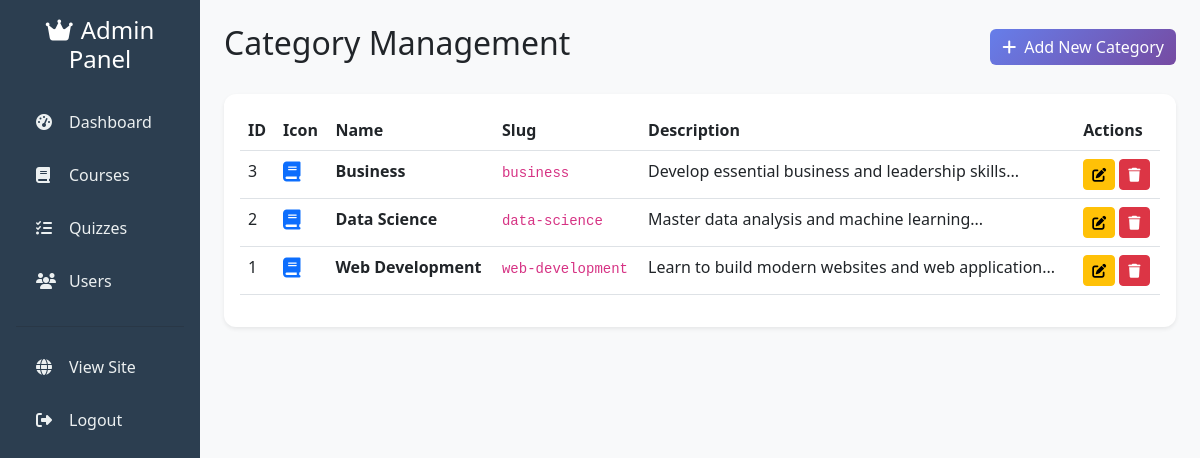
Screenshot of /admin/categories.php (signed in) with the database file from the repository.
### tables this page shows
CREATE TABLE `categories` (
  `id` int(11) NOT NULL,
  `name` varchar(100) NOT NULL,
  `slug` varchar(100) NOT NULL,
  `description` text DEFAULT NULL,
  `icon` varchar(50) DEFAULT NULL,
  `created_at` timestamp NOT NULL DEFAULT current_timestamp()
);

### config/functions.php (called while the page is built, shortened)
<?php
function sanitize($input) {
    return htmlspecialchars(trim($input), ENT_QUOTES, 'UTF-8');
}
?>

### admin/categories.php (the view, shortened to what this page needs)
<?php
require_once '../config/database.php';
require_once '../config/functions.php';
require_once '../includes/admin_header.php';
$categories = $pdo->query("SELECT * FROM categories ORDER BY name")->fetchAll();
?>
<div class="d-flex justify-content-between align-items-center mb-4">
    <h2>Category Management</h2>
    <button class="btn btn-primary" data-bs-toggle="modal" data-bs-target="#categoryModal" onclick="resetCategoryForm()">
        <i class="fas fa-plus me-2"></i>Add New Category
    </button>
</div>
<div class="card shadow-sm">
    <div class="card-body">
        <?php if (count($categories) > 0): ?>
            <div class="table-responsive">
                <table class="table table-hover">
                    <thead>
                        <tr>
                            <th>ID</th>
                            <th>Icon</th>
                            <th>Name</th>
                            <th>Slug</th>
                            <th>Description</th>
                            <th>Actions</th>
                        </tr>
                    </thead>
                    <tbody>
                        <?php foreach ($categories as $cat): ?>
                        <tr>
                            <td><?php echo $cat['id']; ?></td>
                            <td><i class="fas fa-<?php echo $cat['icon'] ?? 'book'; ?> fa-lg text-primary"></i></td>
                            <td><strong><?php echo sanitize($cat['name']); ?></strong></td>
                            <td><code><?php echo $cat['slug']; ?></code></td>
                            <td><?php echo sanitize(substr($cat['description'], 0, 50)); ?>...</td>
                            <td>
                                <button class="btn btn-sm btn-warning" onclick="editCategory(<?php echo htmlspecialchars(json_encode($cat)); ?>)">
                                    <i class="fas fa-edit"></i>
                                </button>
                                <a href="categories.php?action=delete&id=<?php echo $cat['id']; ?>" class="btn btn-sm btn-danger" onclick="return confirm('Delete this category?')">
                                    <i class="fas fa-trash"></i>
                                </a>
                             </td>
                         </tr>
                        <?php endforeach; ?>
                    </tbody>
                </table>
            </div>
        <?php endif; ?>
    </div>
</div>
<?php include '../includes/admin_footer.php'; ?>

### assets/css/style.css (style rules this page uses)
* { margin: 0; padding: 0; box-sizing: border-box; }
body { font-family: 'Segoe UI', Tahoma, Geneva, Verdana, sans-serif; background-color: #f8f9fa; min-height: 100vh; display: flex; flex-direction: column; }
.card { border: none; border-radius: 12px; box-shadow: 0 2px 10px rgba(0,0,0,0.08); transition: transform 0.3s ease, box-shadow 0.3s ease; }
.btn-primary { background: linear-gradient(135deg, #667eea 0%, #764ba2 100%); border: none; transition: transform 0.2s ease; }

### rows the page displays
categories: id "3", name "Business", slug "business", description "Develop essential business and leadership skills"
categories: id "2", name "Data Science", slug "data-science", description "Master data analysis and machine learning"
categories: id "1", name "Web Development", slug "web-development", description "Learn to build modern websites and web application"
